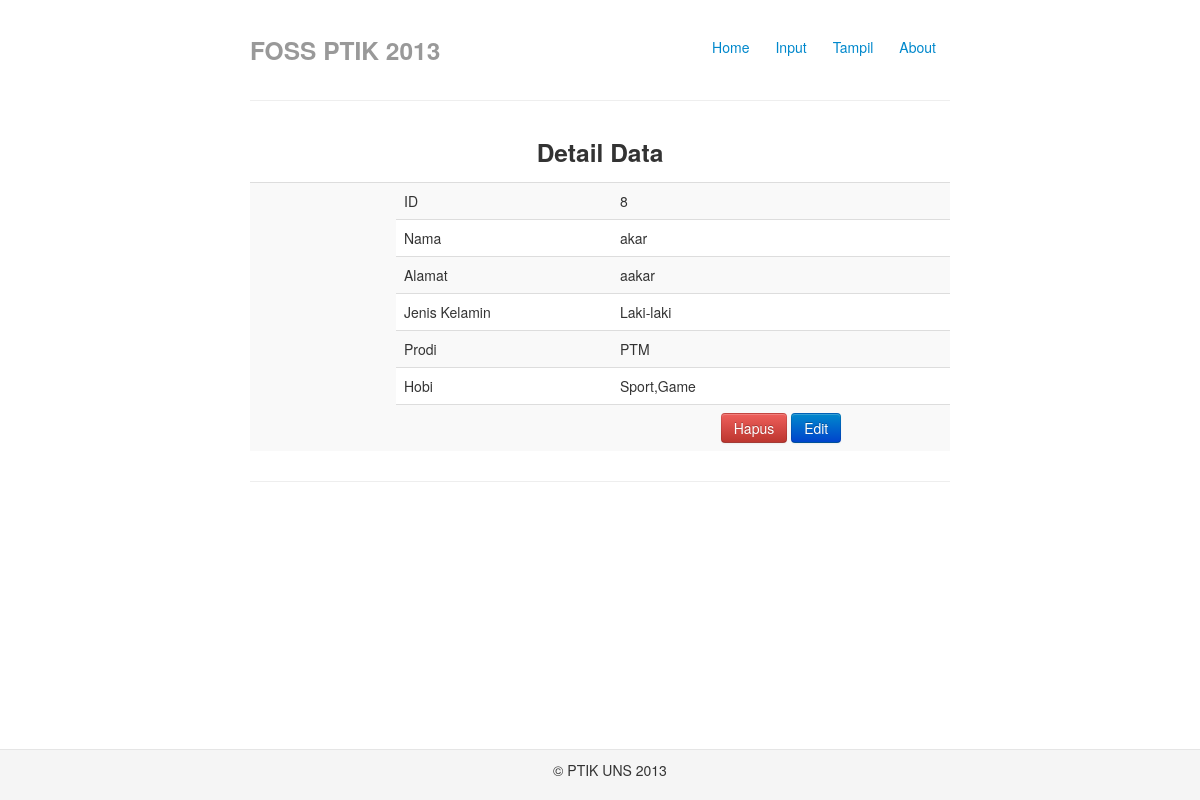
The app's page /index.php/mahasiswa/edit2/8 with its own data.
### tables this page shows
CREATE TABLE IF NOT EXISTS `mahasiswa` (
  `id` int(10) NOT NULL AUTO_INCREMENT,
  `nama` varchar(100) NOT NULL,
  `alamat` text NOT NULL,
  `jk` varchar(10) NOT NULL,
  `prodi` varchar(20) NOT NULL,
  `hobi` varchar(50) NOT NULL,
  PRIMARY KEY (`id`)
);

### application/controllers/mahasiswa.php (called while the page is built, shortened)
<?php
class Mahasiswa extends CI_Controller {
	function __construct(){
		$this->load->helper(array('url','form'));
		$this->load->model('m_mahasiswa');
	}
	function edit2($id){
		$data=array(
			'id'=>$id
			);
		$data['data_edit']=$this->m_mahasiswa->m_edit($data);
		$this->load->view('v_detail',$data);
	}
}
?>

### index.php (called while the page is built, shortened)
<?php
require_once BASEPATH.'core/CodeIgniter.php';

### application/models/m_mahasiswa.php (called while the page is built, shortened)
<?php
class M_mahasiswa extends CI_Controller{
	function m_edit($data){
		$this->db->where($data);
		$edit = $this->db->get('mahasiswa');
		return $edit->result();
	}
}
?>

### application/views/v_detail.php (the view, shortened to what this page needs)
<h3 align="center"> Detail Data </h3>
<?php foreach ($data_edit as $tes) { ?>
	<table class="table table-striped">
		<tr>
			<td rowspan="7" width="130">&nbsp;</td>
			<td>ID</td>
			<td><?php echo $tes->id; ?></td>
		</tr>
		<tr>
			<td width="200">Nama</td>
			<td><?php echo $tes->nama; ?></td>
		</tr>
		<tr>
			<td>Alamat</td>
			<td><?php echo $tes->alamat; ?></td>
		</tr>
		<tr>
			<td>Jenis Kelamin</td>
			<td><?php echo $tes->jk; ?></td>
		</tr>
		<tr>
			<td>Prodi</td>
			<td><?php echo $tes->prodi; ?></td>
		</tr>
		<tr>
			<td>Hobi</td>
			<td><?php echo $tes->hobi; ?></td>
		</tr>
		<tr>
			<td >&nbsp;</td>
			<td><center><?php echo anchor(base_url().'index.php/mahasiswa/hapus/'.$tes->id,'<btn class="btn btn-danger">Hapus</btn>') ?>
						<?php echo anchor(base_url().'index.php/mahasiswa/edit/'.$tes->id,'<btn class="btn btn-primary">Edit</btn>') ?></center></td>
		</tr>
	</table>
<?php } ?>

### application/views/header.php (style rules this page uses)
body { padding-top: 20px; padding-bottom: 40px; }

### records on screen
mahasiswa: id "8", nama "akar", alamat "aakar", jk "Laki-laki", prodi "PTM", hobi "Sport,Game", id "Hapus", id "Edit"

### other values on screen
anchor(base_url().'index.php/mahasiswa/index','Home') "Home"
anchor(base_url().'index.php/mahasiswa/tambah','Input') "Input"
anchor(base_url().'index.php/mahasiswa/lihat','Tampil') "Tampil"
anchor(base_url().'index.php/mahasiswa/about','About') "About"
